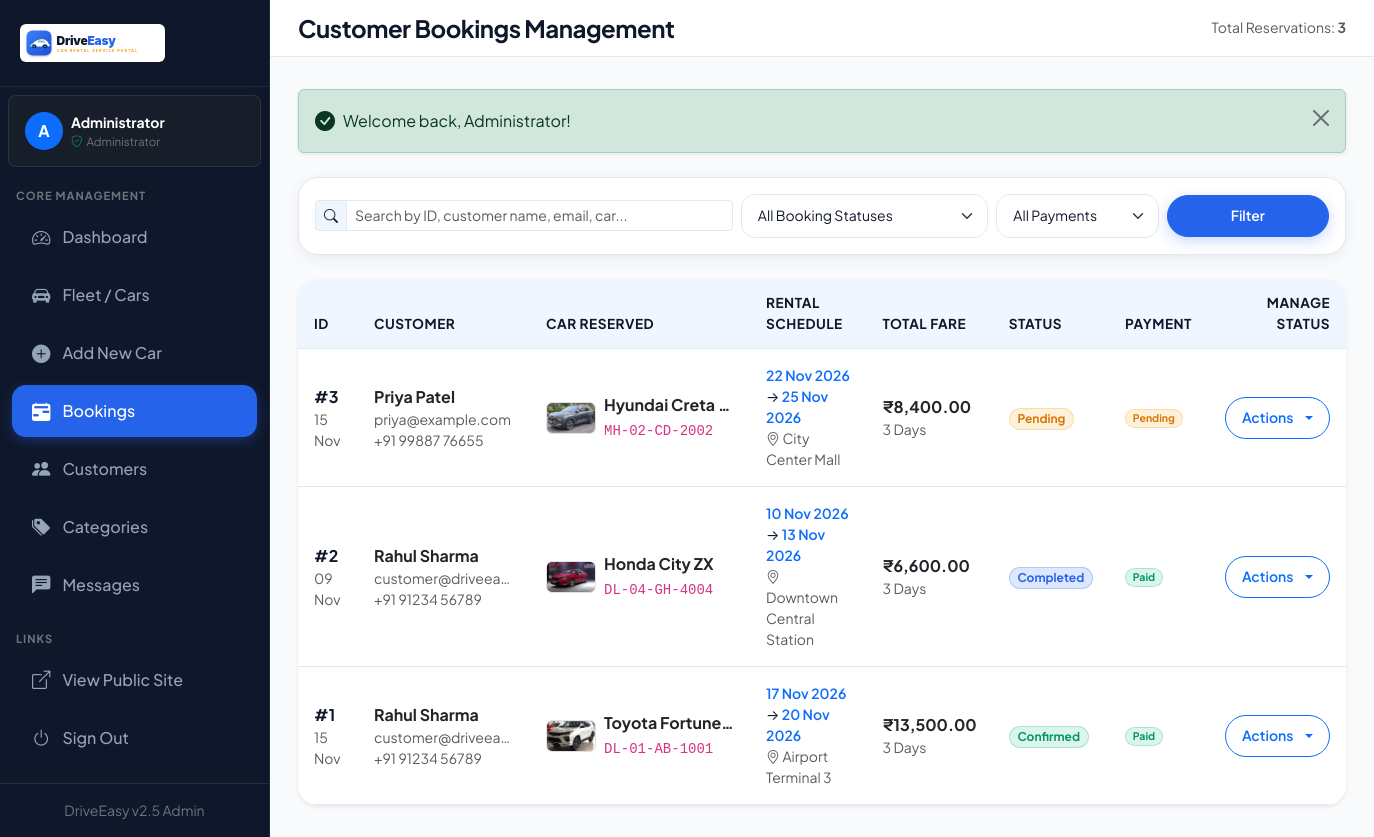
The app's page /admin/bookings.php (signed in) with its own data.
### tables this page shows
CREATE TABLE `bookings` (
  `id` INT AUTO_INCREMENT PRIMARY KEY,
  `user_id` INT NOT NULL,
  `car_id` INT NOT NULL,
  `pickup_date` DATE NOT NULL,
  `return_date` DATE NOT NULL,
  `pickup_location` VARCHAR(100) NOT NULL,
  `return_location` VARCHAR(100) NOT NULL,
  `number_of_days` INT NOT NULL,
  `price_per_day` DECIMAL(10,2) NOT NULL,
  `total_amount` DECIMAL(10,2) NOT NULL,
  `booking_status` ENUM('Pending', 'Confirmed', 'Rejected', 'Active', 'Completed', 'Cancelled') NOT NULL DEFAULT 'Pending',
  `payment_status` ENUM('Pending', 'Paid', 'Failed') NOT NULL DEFAULT 'Pending',
  `created_at` TIMESTAMP NOT NULL DEFAULT CURRENT_TIMESTAMP,
  CONSTRAINT `fk_bookings_user` FOREIGN KEY (`user_id`) REFERENCES `users` (`id`) ON UPDATE CASCADE ON DELETE CASCADE,
  CONSTRAINT `fk_bookings_car` FOREIGN KEY (`car_id`) REFERENCES `cars` (`id`) ON UPDATE CASCADE ON DELETE CASCADE
);

CREATE TABLE `users` (
  `id` INT AUTO_INCREMENT PRIMARY KEY,
  `name` VARCHAR(100) NOT NULL,
  `email` VARCHAR(100) NOT NULL UNIQUE,
  `phone` VARCHAR(20) NOT NULL,
  `password` VARCHAR(255) NOT NULL,
  `role` ENUM('customer', 'admin') NOT NULL DEFAULT 'customer',
  `status` ENUM('active', 'inactive') NOT NULL DEFAULT 'active',
  `created_at` TIMESTAMP NOT NULL DEFAULT CURRENT_TIMESTAMP
);

CREATE TABLE `cars` (
  `id` INT AUTO_INCREMENT PRIMARY KEY,
  `category_id` INT NOT NULL,
  `brand` VARCHAR(50) NOT NULL,
  `model` VARCHAR(50) NOT NULL,
  `year` INT NOT NULL,
  `registration_number` VARCHAR(50) NOT NULL UNIQUE,
  `price_per_day` DECIMAL(10,2) NOT NULL,
  `fuel_type` VARCHAR(30) NOT NULL,
  `transmission` VARCHAR(30) NOT NULL,
  `seats` INT NOT NULL,
  `mileage` VARCHAR(30) DEFAULT NULL,
  `description` TEXT DEFAULT NULL,
  `features` TEXT DEFAULT NULL,
  `image` VARCHAR(255) DEFAULT NULL,
  `availability` ENUM('available', 'unavailable') NOT NULL DEFAULT 'available',
  `created_at` TIMESTAMP NOT NULL DEFAULT CURRENT_TIMESTAMP,
  CONSTRAINT `fk_cars_category` FOREIGN KEY (`category_id`) REFERENCES `categories` (`id`) ON UPDATE CASCADE ON DELETE RESTRICT
);

### admin/bookings.php (the view, shortened to what this page needs)
<?php
require_once __DIR__ . '/../includes/db.php';
require_once __DIR__ . '/../includes/functions.php';
$search_query   = trim($_GET['search'] ?? '');
$sql = "
    SELECT b.*, c.brand, c.model, c.registration_number, c.image, cat.name AS category_name,
           u.name AS customer_name, u.email AS customer_email, u.phone AS customer_phone
    FROM bookings b
    JOIN cars c ON b.car_id = c.id
    JOIN categories cat ON c.category_id = cat.id
    JOIN users u ON b.user_id = u.id
    WHERE 1=1
";
$params = [];
$sql .= " ORDER BY b.id DESC";
$stmt = $pdo->prepare($sql);
$stmt->execute($params);
$bookings = $stmt->fetchAll();
require_once __DIR__ . '/../includes/header.php';
?>
<div class="admin-wrapper">
    <?php require_once __DIR__ . '/../includes/sidebar.php'; ?>
    <div class="admin-main">
        <header class="admin-topbar">
            <div class="d-flex align-items-center gap-3">
                <h4 class="mb-0 fw-bold">Customer Bookings Management</h4>
            </div>
            <div class="text-muted small">
                Total Reservations: <strong><?= count($bookings) ?></strong>
            </div>
        </header>
        <div class="admin-content">
            <?php render_flash(); ?>
            <div class="card card-custom p-3 mb-4">
                <form action="<?= base_url('admin/bookings.php') ?>" method="GET" class="row g-2 align-items-center">
                    <div class="col-md-5 col-sm-6">
                        <div class="input-group input-group-sm">
                            <span class="input-group-text"><i class="bi bi-search"></i></span>
                            <input type="text" name="search" class="form-control" placeholder="Search by ID, customer name, email, car..." value="<?= htmlspecialchars($search_query) ?>">
                        </div>
                    </div>
                    <div class="col-md-3 col-sm-6">
                        <select name="status" class="form-select form-select-sm">
                            <option value="">All Booking Statuses</option>
                        </select>
                    </div>
                    <div class="col-md-2 col-sm-6">
                        <select name="payment" class="form-select form-select-sm">
                            <option value="">All Payments</option>
                        </select>
                    </div>
                    <div class="col-md-2 col-sm-6 d-flex gap-2">
                        <button type="submit" class="btn btn-primary btn-sm w-100 rounded-pill">Filter</button>
                    </div>
                </form>
            </div>
            <div class="card card-custom overflow-hidden border-0 shadow-sm">
                <?php if (empty($bookings)): ?>
                    <div class="p-5 text-center text-muted">
                        <i class="bi bi-calendar-x display-4 mb-2 d-block text-secondary"></i>
                        <h5>No bookings found</h5>
                        <p class="small mb-0">No customer reservations match the specified filters.</p>
                    </div>
                <?php else: ?>
                    <div class="table-responsive">
                        <table class="table table-custom align-middle mb-0">
                            <thead>
                                <tr>
                                    <th>ID</th>
                                    <th>Customer</th>
                                    <th>Car Reserved</th>
                                    <th>Rental Schedule</th>
                                    <th>Total Fare</th>
                                    <th>Status</th>
                                    <th>Payment</th>
                                    <th class="text-end">Manage Status</th>
                                </tr>
                            </thead>
                            <tbody>
                                <?php foreach ($bookings as $b): ?>
                                    <tr>
                                        <td>
                                            <span class="fw-bold">#<?= $b['id'] ?></span>
                                            <div class="small text-muted"><?= format_date($b['created_at'], 'd M') ?></div>
                                        </td>
                                        <td>
                                            <div class="fw-bold text-dark text-truncate" style="max-width: 140px;"><?= htmlspecialchars($b['customer_name']) ?></div>
                                            <div class="small text-muted text-truncate" style="max-width: 140px;"><?= htmlspecialchars($b['customer_email']) ?></div>
                                            <div class="small text-muted"><?= htmlspecialchars($b['customer_phone'] ?: 'N/A') ?></div>
                                        </td>
                                        <td>
                                            <div class="d-flex align-items-center gap-2">
                                                <img src="<?= get_car_image_url($b['image']) ?>" alt="<?= htmlspecialchars($b['brand']) ?>" class="rounded border" style="width: 50px; height: 32px; object-fit: cover;">
                                                <div>
                                                    <div class="fw-bold text-dark text-truncate" style="max-width: 130px;"><?= htmlspecialchars($b['brand'] . ' ' . $b['model']) ?></div>
                                                    <code><?= htmlspecialchars($b['registration_number']) ?></code>
                                                </div>
                                            </div>
                                        </td>
                                        <td>
                                            <div class="small">
                                                <span class="fw-semibold text-primary"><?= format_date($b['pickup_date'], 'd M Y') ?></span> &rarr;
                                                <span class="fw-semibold text-primary"><?= format_date($b['return_date'], 'd M Y') ?></span>
                                            </div>
                                            <div class="small text-muted mt-0.5">
                                                <i class="bi bi-geo-alt"></i> <?= htmlspecialchars($b['pickup_location']) ?>
                                            </div>
                                        </td>
                                        <td>
                                            <span class="fw-bold text-dark"><?= format_currency($b['total_amount']) ?></span>
                                            <div class="small text-muted"><?= $b['number_of_days'] ?> Days</div>
                                        </td>
                                        <td>
                                            <?= get_booking_status_badge($b['booking_status']) ?>
                                        </td>
                                        <td>
                                            <form action="<?= base_url('admin/bookings.php') ?>" method="POST" class="d-inline">
                                                <button type="submit" class="btn btn-sm p-0 border-0" title="Click to toggle payment status">
                                                    <?= get_payment_status_badge($b['payment_status']) ?>
                                                </button>
                                            </form>
                                        </td>
                                        <td class="text-end">
                                            <div class="btn-group">
                                                <button type="button" class="btn btn-outline-primary btn-sm dropdown-toggle rounded-pill px-3" data-bs-toggle="dropdown" aria-expanded="false">
                                                    Actions
                                                </button>
                                            </div>
                                        </td>
                                    </tr>
                                <?php endforeach; ?>
                            </tbody>
                        </table>
                    </div>
                <?php endif; ?>
            </div>
        </div>
    </div>
</div>
</body>
</html>

### includes/functions.php (shortened to what this page needs)
<?php
function base_url($path = '') {
    $scriptName = isset($_SERVER['SCRIPT_NAME']) ? $_SERVER['SCRIPT_NAME'] : '';
    $scriptDir = dirname($scriptName);
    $scriptDir = str_replace('\\', '/', $scriptDir);
    $scriptDir = trim($scriptDir, '/.');
    $parts = !empty($scriptDir) ? explode('/', $scriptDir) : [];
    if (!empty($parts) && end($parts) === 'admin') {
        array_pop($parts);
    }
    $base = empty($parts) ? '' : '/' . implode('/', $parts);
    return rtrim($base, '/') . '/' . ltrim($path, '/');
}
function asset_url($path) {
    return base_url('assets/' . ltrim($path, '/'));
}
function get_flash() {
    if (isset($_SESSION['flash_message'])) {
        $flash = $_SESSION['flash_message'];
        return $flash;
    }
    return null;
}
function render_flash() {
    $flash = get_flash();
    if ($flash) {
        $type = htmlspecialchars($flash['type']);
        $msg = $flash['message'];
        $icon = match($type) {
            'success' => 'bi-check-circle-fill',
            'danger' => 'bi-exclamation-octagon-fill',
            'warning' => 'bi-exclamation-triangle-fill',
            default => 'bi-info-circle-fill'
        };
        echo '<div class="alert alert-' . $type . ' alert-dismissible fade show shadow-sm d-flex align-items-center mb-4" role="alert">
                <i class="bi ' . $icon . ' me-2 fs-5"></i>
                <div>' . $msg . '</div>
                <button type="button" class="btn-close ms-auto" data-bs-dismiss="alert" aria-label="Close"></button>
              </div>';
    }
}
function format_currency($amount) {
    return '₹' . number_format((float)$amount, 2);
}
function format_date($date, $format = 'd M Y') {
    return date($format, strtotime($date));
}
function get_car_image_url($image_filename) {
    $local_path = __DIR__ . '/../assets/images/cars/' . $image_filename;
    if (file_exists($local_path)) {
        return asset_url('images/cars/' . $image_filename);
    }
    return asset_url('images/cars/default-car.svg');
}
function get_booking_status_badge($status) {
    $class = match(strtolower($status)) {
        'confirmed' => 'badge-soft-success',
        'pending'   => 'badge-soft-warning',
        'active'    => 'badge-soft-info',
        'completed' => 'badge-soft-primary',
        'cancelled', 'rejected' => 'badge-soft-danger',
        default     => 'badge-soft-secondary'
    };
    return '<span class="badge ' . $class . ' px-2.5 py-1.5 rounded-pill">' . htmlspecialchars(ucfirst($status)) . '</span>';
}
function get_payment_status_badge($status) {
    $class = match(strtolower($status)) {
        'paid'    => 'badge-soft-success',
        'pending' => 'badge-soft-warning',
        'failed'  => 'badge-soft-danger',
        default   => 'badge-soft-secondary'
    };
    return '<span class="badge ' . $class . ' px-2.5 py-1.5 rounded-pill">' . htmlspecialchars(ucfirst($status)) . '</span>';
}

### records on screen
bookings: id "3", created_at "15 Nov", user.name "Priya Patel", user.email "priya@example.com", user.phone "+91 99887 76655", car.image (picture), car.model "Hyundai Creta…", car.registration_number "MH-02-CD-2002", pickup_date "22 Nov 2026", return_date "25 Nov 2026", pickup_location "City Center Mall", total_amount "₹8,400.00", number_of_days "3", booking_status "Pending", payment_status "Pending"
bookings: id "2", created_at "09 Nov", user.name "Rahul Sharma", user.email "customer@driveea…", user.phone "+91 91234 56789", car.image (picture), car.model "Honda City ZX", car.registration_number "DL-04-GH-4004", pickup_date "10 Nov 2026", return_date "13 Nov 2026", pickup_location "Downtown Central Station", total_amount "₹6,600.00", number_of_days "3", booking_status "Completed", payment_status "Paid"
bookings: id "1", created_at "15 Nov", user.name "Rahul Sharma", user.email "customer@driveea…", user.phone "+91 91234 56789", car.image (picture), car.model "Toyota Fortune…", car.registration_number "DL-01-AB-1001", pickup_date "17 Nov 2026", return_date "20 Nov 2026", pickup_location "Airport Terminal 3", total_amount "₹13,500.00", number_of_days "3", booking_status "Confirmed", payment_status "Paid"

### other values on screen
substr($admin['name'] ?? 'A', 0, 1) "A"
$admin['name'] "Administrator"
count($bookings) "3"
$msg "Welcome back, Administrator!"
